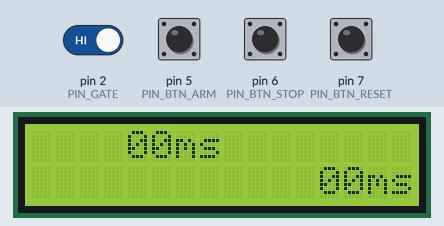
Recording of a program running on a simulated Arduino Uno, built with avr-gcc and run on an emulated ATmega328P. On the bench: 16×2 character LCD. The inputs (shaded band) are chosen by the test bench; at power-on: pin 2 (PIN_GATE), pin 5 (PIN_BTN_ARM), pin 6 (PIN_BTN_STOP), pin 7 (PIN_BTN_RESET) HIGH.

Above: at 1.2 s.
1.3 s: pin 2 (PIN_GATE) driven LOW
3.1 s: pin 5 (PIN_BTN_ARM) pulled LOW for 0.15 s
At 3.8 s:
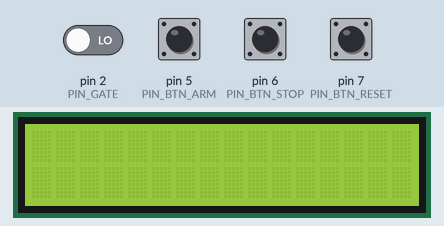
5.5 s: pin 7 (PIN_BTN_RESET) pulled LOW for 0.15 s
7.8 s: pin 6 (PIN_BTN_STOP) pulled LOW for 1 s
At 9.22 s:
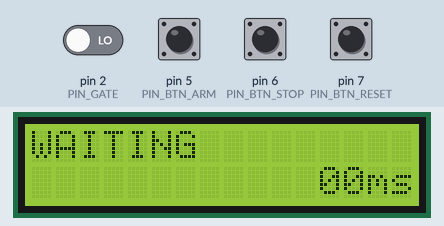
10.7 s: pin 2 (PIN_GATE) driven HIGH
At 12.0 s:
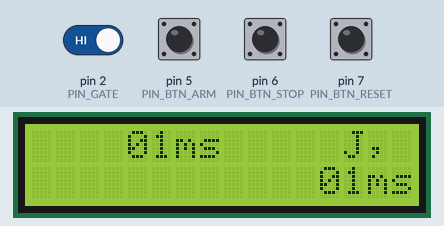
13.7 s: pin 6 (PIN_BTN_STOP) pulled LOW for 0.15 s
At 14.9 s:
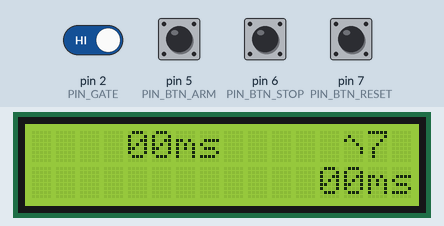
Timing chart, 0 to 16.7 s (numbered marks = the images above; inputs shaded):
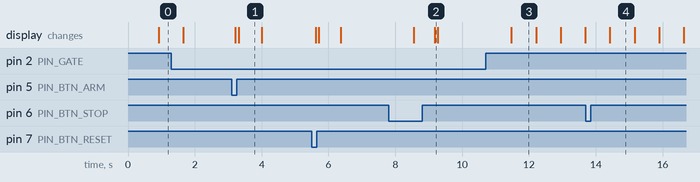

The program:

main.cpp
```cpp
#include <Arduino.h>
#include "LiquidCrystal_I2C.h"


#define DEBUG        0
#define DEBUG_MSPF   1
#define DISPLAY_TYPE 1  // 0 - soft, 1 - real.
#define GATE_RETRIGGER_BLOCK_TIME 5000

#define PIN_GATE      2
#define PIN_BTN_ARM   5
#define PIN_BTN_STOP  6
#define PIN_BTN_RESET 7

#define DISPLAY_ADDRESS 0x27
#define DISPLAY_COLUMNS 16
#define DISPLAY_ROWS    2
#define DISPLAY_CHARS   (DISPLAY_COLUMNS * DISPLAY_ROWS)

#define STATE_WAITING 0
#define STATE_ARMED   1
#define STATE_RUNNING 2
#define STATE_END     3

#define MS_PER_LOOP 20

#define DISPLAY_TIMER_OFFSET 0
#define DISPLAY_TEXT_OFFSET  16


/**
 * @param STUFF The stuff in the if.
 * @brief Sets the last state and does some stuff.
 */
#define STATE_ON_ENTER(STATE_CUR, STATE_PREV, STUFF)                                                                           \
  {                                                                                                                            \
    if(STATE_CUR != STATE_PREV) {                                                                                              \
      STATE_PREV = STATE_CUR;                                                                                                  \
      STUFF                                                                                                                    \
    }                                                                                                                          \
  }

/**
 * @param STUFF The stuff in the if.
 * @brief Sets the last state and does some stuff.
 */
#define STATE_ON_EXIT(STATE_CUR, STATE_PREV, STUFF)                                                                            \
  {                                                                                                                            \
    if(STATE_CUR != STATE_PREV) {                                                                                              \
      STUFF                                                                                                                    \
    }                                                                                                                          \
  }


LiquidCrystal_I2C lcd(DISPLAY_ADDRESS, DISPLAY_COLUMNS, DISPLAY_ROWS);


void checkPin(uint8_t pin, bool* val, bool* change) {
  *change     = 0;
  bool pinVal = digitalRead(pin);
  if(pinVal != *val) {
    *val    = pinVal;
    *change = 1;
  }
}

int32_t deltaTime() {
  static uint32_t loopTime[2];
  static uint8_t  loopTimeIdx = 0;
  loopTimeIdx                 = loopTimeIdx ^ 1;
  loopTime[loopTimeIdx]       = millis();
  return (loopTime[loopTimeIdx] - loopTime[loopTimeIdx ^ 1]);
}


bool gateVal;
bool armVal;
bool stopVal;
bool resetVal;
char displayBuffer[DISPLAY_CHARS];
char stupidDisplayBuffer[DISPLAY_ROWS][DISPLAY_COLUMNS];

void setup() {
#if DEBUG == 1
  Serial.begin(115200);
#endif
  pinMode(PIN_GATE, INPUT);
  pinMode(PIN_BTN_ARM, INPUT);
  pinMode(PIN_BTN_STOP, INPUT);
  pinMode(PIN_BTN_RESET, INPUT);

  gateVal  = digitalRead(PIN_GATE);
  armVal   = digitalRead(PIN_BTN_ARM);
  stopVal  = digitalRead(PIN_BTN_STOP);
  resetVal = digitalRead(PIN_BTN_RESET);

#if DISPLAY_TYPE == 1
  lcd.init();
  lcd.backlight();
  lcd.clear();
#elif DEBUG != 1
  Serial.begin(115200);
#endif
#if DEBUG == 1
  Serial.print("\x1b[?25l");  // Hide cursor.
  Serial.print("\x1b[48;5;111m\x1b[38;5;202m");  // Terminal colours.
#endif
  memset(displayBuffer, 32, DISPLAY_CHARS);  // Clear display.
  deltaTime();
}


void loop() {
  static uint8_t  state        = 0;
  static uint8_t  statePrev    = 0xff;
  static int32_t  deltaTimeVar = 0;
  bool            gateChange;
  bool            armChange;
  bool            stopChange;
  bool            resetChange;
  static uint32_t timerStartTime = 0;
  static uint32_t timerTime;
  uint32_t        timeNow = millis();
  uint16_t        timerMs;
  uint8_t         timerS;
  uint8_t         timerM;
  bool            displayBufferChanged = 0;
  static uint8_t  tempTick1            = 0xff;
  static bool     keepFrame            = 0;


  checkPin(PIN_GATE, &gateVal, &gateChange);
  checkPin(PIN_BTN_ARM, &armVal, &armChange);
  checkPin(PIN_BTN_STOP, &stopVal, &stopChange);
  checkPin(PIN_BTN_RESET, &resetVal, &resetChange);


  switch(state) {
    case STATE_WAITING:
      STATE_ON_ENTER(
      state, statePrev, for(uint8_t idx = 0; idx < 7; idx++) { displayBuffer[idx] = "WAITING"[idx]; } displayBufferChanged = 1;
      keepFrame = 1;)

      if(armChange == 1 && armVal == 0) {  // Arm button.
        state = STATE_ARMED;
      }

      STATE_ON_EXIT(state, statePrev, keepFrame = 0; displayBufferChanged = 1;)
      break;

    case STATE_ARMED:
      STATE_ON_ENTER(
      state, statePrev, for(uint8_t idx = 0; idx < 7; idx++) { displayBuffer[idx] = "ARMED  "[idx]; } displayBufferChanged = 1;
      keepFrame = 1;)

      if(gateChange == 1 && gateVal == 0) {
        state          = STATE_RUNNING;
        timerStartTime = timeNow;
      } else if(stopChange == 1 && stopVal == 0) {
        state = STATE_WAITING;
      } else if(resetChange == 1 && resetVal == 0) {
        state = STATE_WAITING;
      }

      STATE_ON_EXIT(state, statePrev, keepFrame = 0; displayBufferChanged = 1;)
      break;
    case STATE_RUNNING:
      STATE_ON_ENTER(
      state, statePrev,
      for(uint8_t idx = 0; idx < 9; idx++) { displayBuffer[idx + DISPLAY_TIMER_OFFSET] = "000:00:00"[idx]; } keepFrame = 0;)

      if(armChange == 1 && armVal == 0) {
        state = STATE_WAITING;
      } else if(resetChange == 1 && resetVal == 0) {
        state = STATE_ARMED;
      }

      timerTime = timeNow - timerStartTime;

      timerMs = timerTime % 1000;
      timerS  = (timerTime - timerMs) / 1000 % 60;
      timerM  = (timerTime - timerMs - timerS) / 60000 % 999;


      displayBuffer[DISPLAY_TIMER_OFFSET + 3] = ':';
      displayBuffer[DISPLAY_TIMER_OFFSET + 6] = ':';

      for(uint8_t idx = 0; idx < 3; idx++) {
        displayBuffer[idx + DISPLAY_TIMER_OFFSET + 0] = ((timerM / (uint16_t)pow(10, 2 - idx)) % 10) + '0';
      }

      for(uint8_t idx = 0; idx < 2; idx++) {
        displayBuffer[idx + DISPLAY_TIMER_OFFSET + 4] = ((timerS / (uint16_t)pow(10, 1 - idx)) % 10) + '0';
      }

      for(uint8_t idx = 0; idx < 2; idx++) {
        displayBuffer[idx + DISPLAY_TIMER_OFFSET + 7] = ((timerMs / 10 / (uint16_t)pow(10, 1 - idx)) % 10) + '0';
      }

      if(gateChange == 1 && gateVal == 0) {
        if(timerTime > GATE_RETRIGGER_BLOCK_TIME) {
          state = STATE_END;
        }
      }

      displayBufferChanged = 1;

      STATE_ON_EXIT(state, statePrev, keepFrame = 1;)
      break;

    case STATE_END:
      STATE_ON_ENTER(
      state, statePrev, keepFrame = 1; for(uint8_t idx = 0; idx < 5; idx++) {
        displayBuffer[idx + DISPLAY_TEXT_OFFSET] = "ENDED"[idx];
      } displayBufferChanged = 1;

      )
      if(resetChange == 1 && resetVal == 0) {
        state = STATE_ARMED;
      } else if(stopChange && stopVal == 0) {
        state = STATE_WAITING;
      }

      STATE_ON_EXIT(state, statePrev, keepFrame = 0; displayBufferChanged = 1;)
      break;

    default:
      state = 0;
#if DEBUG == 1
      Serial.println("STATE ERR");
#endif
      break;
  }
#if DEBUG == 1 || DEBUG_MSPF == 1
  if(tempTick1 >= 32) {
    for(uint8_t idx = 0; idx < 2; idx++) {
      displayBuffer[idx + 28] = ((deltaTimeVar / (uint16_t)pow(10, 1 - idx)) % 10) + '0';
    }
    displayBuffer[30]    = 'm';
    displayBuffer[31]    = 's';
    displayBufferChanged = 1;
    tempTick1            = 0;
  }
  tempTick1++;
#endif

  if(displayBufferChanged == 1) {
    for(uint8_t idx1 = 0; idx1 < DISPLAY_ROWS; idx1++) {
      for(uint8_t idx2 = 0; idx2 < DISPLAY_COLUMNS; idx2++) {
        stupidDisplayBuffer[idx1][idx2] = displayBuffer[idx1 * DISPLAY_COLUMNS + idx2];
      }
    }

#if DISPLAY_TYPE == 1
    lcd.setCursor(0, 0);
    lcd.print(stupidDisplayBuffer[0]);
    lcd.setCursor(0, 1);
    lcd.print(stupidDisplayBuffer[1]);
#else
    Serial.print("\x1b[1;1H");
    Serial.print(stupidDisplayBuffer[0]);
    Serial.print("\x1b[2;1H");
    Serial.print(stupidDisplayBuffer[1]);
#endif
    if(keepFrame != 1) {
      memset(displayBuffer, 32, DISPLAY_CHARS);  // Clear display.
    }
  }

#if DEBUG == 1
  //Serial.print("\x1b[1;1H\x1b[J");
  Serial.print("/-\\|"[(timeNow / 250) % 4]);
  Serial.print("\tArm: ");
  Serial.print(armVal);
  Serial.print(armChange);
  Serial.print("\tRst: ");
  Serial.print(resetVal);
  Serial.print(resetChange);
  Serial.print("\tStp: ");
  Serial.print(stopVal);
  Serial.print(stopChange);
  Serial.print("\tGte: ");
  Serial.print(gateVal);
  Serial.print(gateChange);
  Serial.print("\tTme: ");
  Serial.print(timerTime);
  Serial.print("\tStt: ");
  Serial.print(state);
#endif

  deltaTimeVar = deltaTime();
  if(MS_PER_LOOP - deltaTimeVar > 0) {
    delay(MS_PER_LOOP - deltaTimeVar);
  } else {
    Serial.print("\tdTime too long");
  }
  deltaTime();

#if DEBUG == 1
  Serial.print("\tdTm: ");
  Serial.print(deltaTimeVar, DEC);
  Serial.print("\t");
  Serial.print("\\-/|"[(timeNow / 250) % 4]);
  Serial.print('\n');
#endif
}
```

Measured:
- after the input at 10.7 s, the display: changes after 0.77 s (image 3)
- after the input at 13.7 s, the display: changes after 0.72 s (image 4)
- what the display in image 1 shows lasts 0.7 s, from 3.3 s to 4.0 s
